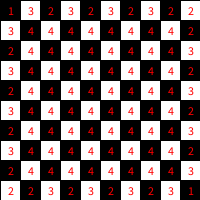
Frame 1 (no input)
Frame 60 (the mouse pressed at the canvas centre just before this capture): identical to frame 1, image omitted
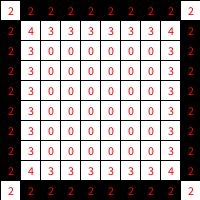
Frame 120 (the mouse held since frame 60 and released just before this capture)

The Processing sketch that drew these frames (run headless with seeded random() and noise(); from frame 60 on, the mouse is pressed at the canvas centre):

// Processing sketch: gol
// ── gol.pde
boolean[][] cells = new boolean[10][10];
boolean[][] newCells = new boolean[10][10];
int frames = 0;

void setup() {
  for (int i = 0; i < 10; i++) {
    for (int j = 0; j < 10; j++) {
      // cells[i][j] = random(1) < 0.5;
      if (j % 2 == 0) {
        cells[i][j] = i % 2 == 0;
      } else {
        cells[i][j] = i % 2 == 1;
      }
    }
  }
  size(200, 200);
}

void draw() {
  frames++;
  for (int i = 0; i < 10; i++) {
    for (int j = 0; j < 10; j++) {
      if (cells[i][j]) {
        fill(0);
      } else {
        fill(255);
      }
      rect(i * 20, j * 20, 20, 20);
      fill(255, 0, 0);
      int c = countLivingNeighbours(i, j);
      text(c, i * 20 + 8, j * 20 + 15);
      noFill();
    }
  }
  
  if (frames % 60 == 0) {    
    
    for (int i = 0; i < 10; i++) {
      for (int j = 0; j < 10; j++) {
        int c = countLivingNeighbours(i, j);
        if (cells[i][j] == true) {
          if (c == 2 || c == 3) {
            newCells[i][j] = true;
          } else {
            newCells[i][j] = false;
          }
        } else {
          if (c == 3) {
            newCells[i][j] = true;
          }
        }
      }
    }
    
    for (int i = 0; i < 10; i++) {
      for (int j = 0; j < 10; j++) {
        cells[i][j] = newCells[i][j];
      }
    }
    
  }
}

int countLivingNeighbours(int i, int j) {
  int count = 0;

  for (int x = -1; x <= 1; x++) {
    for (int y = -1; y <= 1; y++) {
      
      if (x == 0 && y == 0) {
        continue;
      }
      if (i + x < 0 || i + x >= 10 || j + y < 0 || j + y >= 10) {
        continue;
      }
      if (cells[i + x][j + y]) {
        count++;
      }
      
    }
  }

  return count;
}
